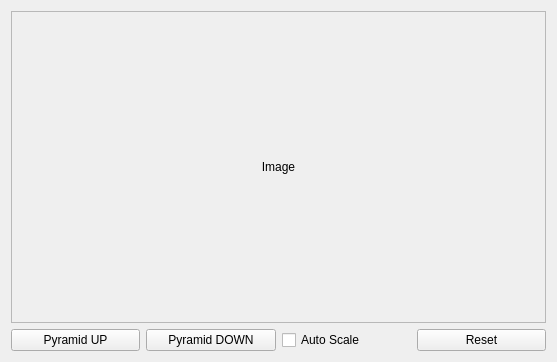
<?xml version="1.0" encoding="UTF-8"?>
<ui version="4.0">
 <class>ImagePyramid</class>
 <widget class="QWidget" name="ImagePyramid">
  <property name="geometry">
   <rect>
    <x>0</x>
    <y>0</y>
    <width>557</width>
    <height>362</height>
   </rect>
  </property>
  <property name="windowTitle">
   <string>Form</string>
  </property>
  <layout class="QGridLayout" name="gridLayout_2">
   <item row="0" column="0">
    <widget class="QScrollArea" name="imageScrollArea">
     <property name="widgetResizable">
      <bool>true</bool>
     </property>
     <widget class="QWidget" name="scrollAreaWidgetContents">
      <property name="geometry">
       <rect>
        <x>0</x>
        <y>0</y>
        <width>537</width>
        <height>311</height>
       </rect>
      </property>
      <layout class="QGridLayout" name="gridLayout">
       <item row="0" column="0">
        <widget class="QLabel" name="image">
         <property name="text">
          <string>Image</string>
         </property>
         <property name="alignment">
          <set>Qt::AlignCenter</set>
         </property>
        </widget>
       </item>
      </layout>
     </widget>
    </widget>
   </item>
   <item row="1" column="0">
    <layout class="QHBoxLayout" name="horizontalLayout">
     <item>
      <widget class="QPushButton" name="pyrUpButton">
       <property name="text">
        <string>Pyramid UP</string>
       </property>
      </widget>
     </item>
     <item>
      <widget class="QPushButton" name="pyrDownButton">
       <property name="text">
        <string>Pyramid DOWN</string>
       </property>
      </widget>
     </item>
     <item>
      <widget class="QCheckBox" name="autoScaleCheckBox">
       <property name="text">
        <string>Auto Scale</string>
       </property>
      </widget>
     </item>
     <item>
      <widget class="QPushButton" name="resetButton">
       <property name="text">
        <string>Reset</string>
       </property>
      </widget>
     </item>
    </layout>
   </item>
  </layout>
 </widget>
 <resources/>
 <connections/>
</ui>
